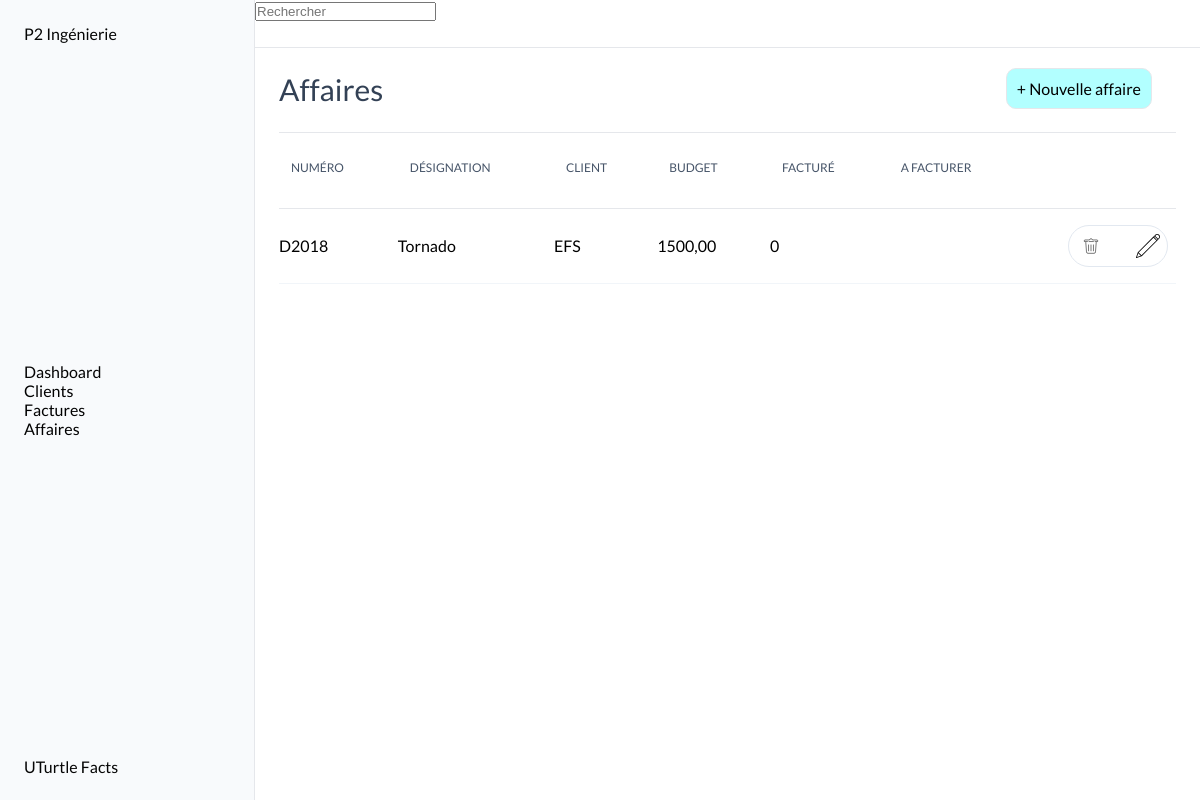
The app's page /affaires/ with its own data.
### affaires/models.py (models this page shows, shortened)
class Affaire(models.Model):
    client = models.ForeignKey('clients.Client', on_delete=models.CASCADE, related_name='affaires')
    affaire_number = models.CharField(max_length=10, unique=True, db_index=True)
    affaire_description = models.TextField(max_length=200)
    budget = models.DecimalField(max_digits=10, decimal_places=2, default=0.0)
    factures = models.ManyToManyField('factures.Invoice', related_name='affaires')
    class Meta:
        verbose_name = "Affaire"
        verbose_name_plural = "Affaires"
    @property
    def total_facture_ht(self):
        return sum(invoice.amount_ht for invoice in self.factures.all())

### clients/models.py (models this page shows)
class Client(models.Model):
    entity_name = models.CharField(max_length=100)
    address = models.CharField(max_length=200, blank=True, null=True)
    zip_code = models.CharField(max_length=5, blank=True, null=True)
    city = models.CharField(max_length=100, blank=True, null=True)
    contact = models.CharField(max_length=100, blank=True, null=True)
    phone_number = models.CharField(max_length=10, blank=True, null=True)
    email = models.EmailField(blank=True, null=True)
    def __str__(self):
        return self.entity_name

### affaires/views.py (the view)
# urls.py: path('', affaires, name="affaires"),
def affaires(request):
    affaires = Affaire.objects.all()
    total_facture_affaire = sum(affaire.total_facture_ht for affaire in affaires)
    return render(request, 'pages/affaires/affaires.html', context={"affaires": affaires, "total_facture_affaire":total_facture_affaire})

### templates/pages/affaires/affaires.html (shortened to what this page needs)
{% extends "base.html" %}
{% block content %}
<div class="title">
    <H2>Affaires</H2>
    <div class="title_btn">
        <div class="new">+ Nouvelle affaire</div>
    </div>
</div>
<section class="tableau">
    <table class="table">
        <thead>
            <tr>
                <th>
                    <div class="th-div">
                        <span>NUMÉRO</span>
                    </div>
                </th>
                <th>
                    <div class="th-div">
                        <span>DÉSIGNATION</span>
                    </div>
                </th>
                <th>
                    <div class="th-div">
                        <span>CLIENT</span>
                    </div>
                </th>
                <th>
                    <div class="th-div">
                        <span>BUDGET</span>
                    </div>
                </th>
                <th>
                    <div class="th-div">
                        <span>FACTURÉ</span>
                    </div>
                </th>
                <th>
                    <div class="th-div">
                        <span>A FACTURER</span>
                    </div>
                </th>
                <th>
                    <div class="th-div">
                    </div>
                </th>
            </tr>
        </thead>
        {% if affaires %}
        <tbody>
            {% for affaire in affaires %}
            <tr>
                <td clospan="1">
                    <div class="">
                        <p>{{ affaire.affaire_number }}</p>
                    </div>
                </td>
                <td clospan="1">
                    <div>
                        <p>{{ affaire.affaire_description }}</p>
                    </div>
                </td>
                <td clospan="1">
                    <div class="">
                        <P>{{ affaire.client }}</P>
                    </div>
                </td>
                <td clospan="1">
                    <div class="">
                        <P>{{ affaire.budget }}</P>
                    </div>
                </td>
                <td clospan="1">
                    <div class="">
                        <P>{{ affaire.total_facture_ht }}</P>
                    </div>
                </td>
                <td clospan="1">
                </td>
                <td clospan="1">
                    <div class="actions">
                    </div>
                </td>
            </tr>
            {% endfor %}
        </tbody>
        {% endif %}
    </table>
</section>
{% endblock content %}

### static/style.css (style rules this page uses)
:root { --light-grey: #F8FAFC; --bg-container: #fff; --border-color: #e5e7eb; --police: 'lato', sans-serif; --sidebar-size: 255px; --h2-size: 30px; --h2-weight: 500; --h2-line-height: 36px; --h2-color: #334155; --text-color: #050505; --th-color: rgb(71, 85, 105); --th-border-color: rgb(226, 232, 240); --td-color: rgb(100 116 139); --td-border-color: rgb(241 245 249); --tr-bg-hover: rgb(248 250 252); --mail-border-color: rgb(226 232 240); --adresse-color: rgb(100, 116, 139); --btn_new_color: rgba(0, 255, 255, 0.3); --btn_new_hover: rgba(0, 255, 255, 0.5); --svg-color: rgb(148 163 184); }
body { font-family: var(--police); }
.title { position: relative; display: flex; flex-direction: row; align-items: center; justify-content: space-between; padding-bottom: 24px; padding-top: 20px; padding-right: 24px; margin-top: 48px; }
.title::after { content: ""; position: absolute; bottom: 0px; width: 100%; height: 1px; background-color: var(--border-color); }
h2 { color: var(--h2-color); font-family: var(--police); font-size: var(--h2-size); font-weight: var(--h2-weight); line-height: var(--h2-line-height); }
.title_btn { cursor: pointer; }
.new { width: 100%; display: flex; flex-direction: row; align-items: center; justify-content: center; padding-bottom: 10px; padding-top: 10px; padding-right: 10px; padding-left: 10px; border: 1px solid var(--border-color); background-color: var(--btn_new_color); border-radius: 10px; }
.tableau { width: 100%; padding-bottom: 8px; scrollbar-width: thin; }
.table { min-width: 100%; text-indent: 0; border-collapse: collapse; border-spacing: 0; }
thead { scrollbar-width: thin; line-height: 24px; height: 75px; }
tr { scrollbar-width: thin; border-bottom: 1px; border-bottom-style: solid; border-color: var(--border-color); cursor: pointer; }
th { color: var(--th-color); line-height: 16px; font-weight: 500; font-size: 12px; }
.th-div { padding-right: 24px; padding-left: 12px; padding-bottom: 12px; padding-top: 8px; display: flex; align-items: center; cursor: pointer; }
svg { overflow: visible; width: 7.5px; display: inline-block; height: 16px; vertical-align: -1.5px; color: var(--th-color); margin-left: 8px; }
.param-svg { width: 16px; height: 16px; }
td { border-bottom: 1px; border-bottom-style: solid; border-color: var(--td-border-color); height: 75px; }
td:last-child { text-align: -webkit-right; }
.actions { border: 1px solid var(--mail-border-color); border-radius: 50px; display: flex; align-items: center; justify-content: space-evenly; margin-right: 8px; cursor: pointer; width: 100px; background-color: #fff; }
.svg-actions { margin-left: 0; width: 40px; height: 40px; border-radius: 20px; padding: 8px; }
.svg-actions:nth-child(2) { padding-right: 2px; margin-left: 12px; }

### records on screen
Affaire: affaire_number "D2018", affaire_description "Tornado", client "EFS", budget "1500,00", total_facture_ht "0"
